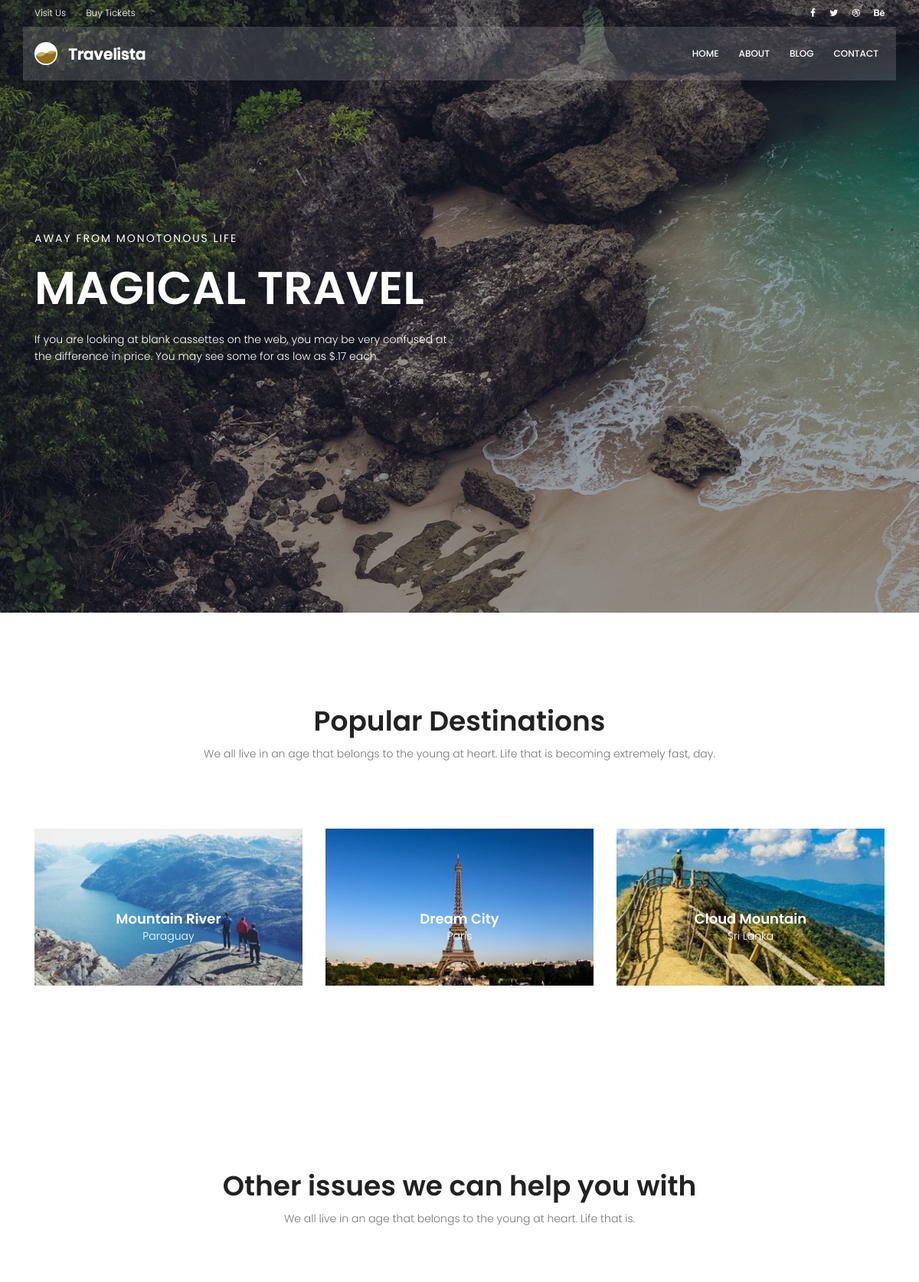
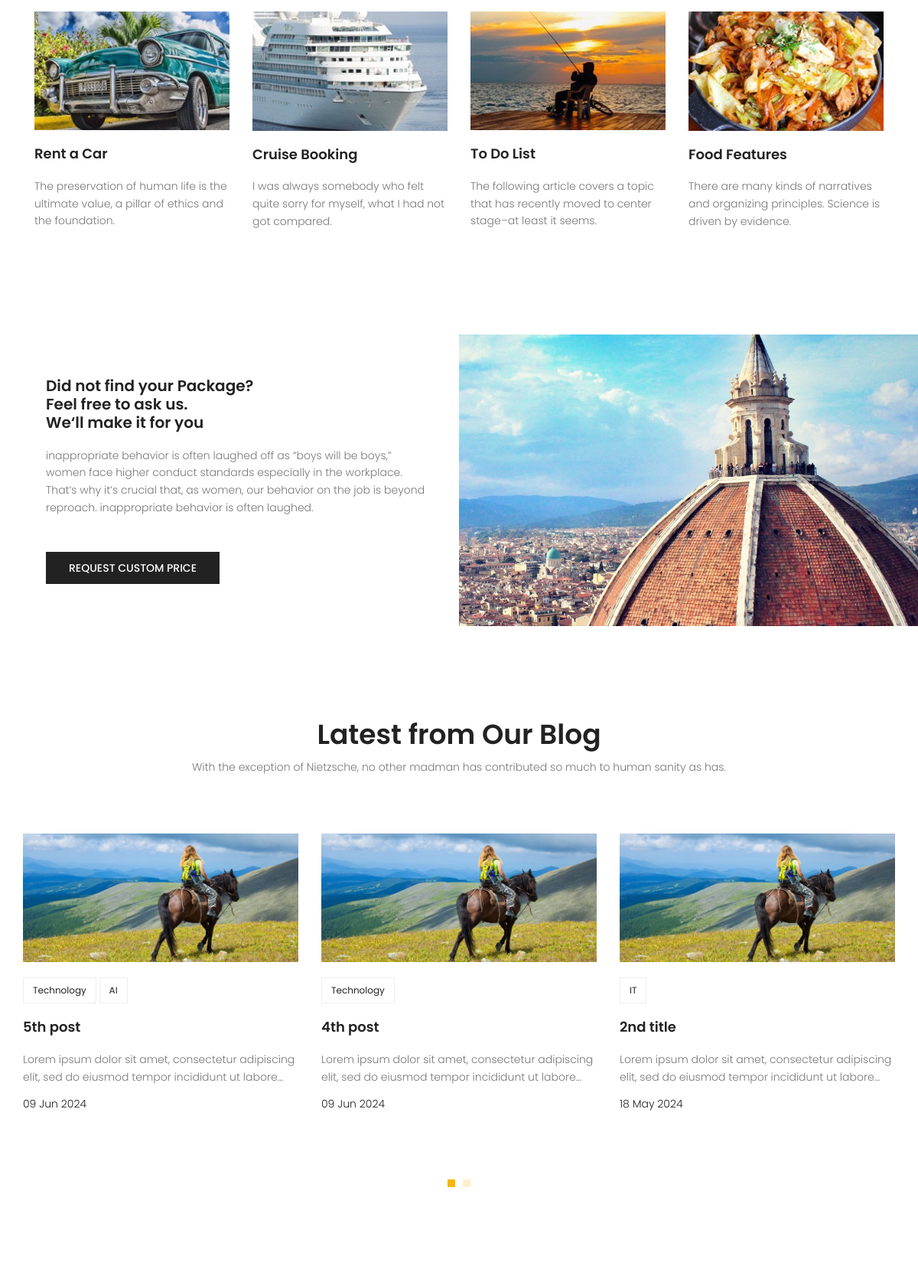
The page / (upper part) on the database its author committed (2 pictures, top to bottom).
### blog/models.py (models this page shows, shortened)
class Post(models.Model):
    author = models.ForeignKey(User, on_delete=models.SET_NULL, null=True)
    title = models.CharField(max_length=250)
    content = models.TextField(max_length=1000)
    image = models.ImageField(upload_to='blog/', default='blog/default.jpg')
    category = models.ManyToManyField(Category)
    counted_view = models.IntegerField(default=0)
    status = models.BooleanField(default=True)
    published_date = models.DateTimeField(null=True)
    created_date = models.DateTimeField(auto_now_add=True)
    updated_date = models.DateTimeField(auto_now=True)
    class Meta:
        ordering = ['-created_date']
    """

    you can do this function in sitemaps.py as get_absolute_url(). Just dont forget to import reverse

    """
    def get_absolute_url(self):
        return reverse('blog:single', kwargs={'pid': self.id})

class Category(models.Model):
    name = models.CharField(max_length=256)

### website/views.py (the view)
# urls.py: path('', index_view, name='index'),
def index_view(request):
    return render(request, 'website/index.html')

### blog/templatetags/blog_tags.py (called while the page is built)
@register.inclusion_tag('blog/blog-index-latestposts.html')
def index_latestposts(arg=6):
    posts = Post.objects.filter(status=1, published_date__lte=timezone.now()).order_by('-published_date')[:arg]
    return {'posts': posts}

### templates/website/index.html (shortened to what this page needs)
{% extends "base.html" %}
{% load static %}
{% load blog_tags %}
{% block content %}
<section class="banner-area relative">
    <div class="overlay overlay-bg"></div>
    <div class="container">
        <div class="row fullscreen align-items-center justify-content-between">
            <div class="col-lg-6 col-md-6 banner-left">
                <h6 class="text-white">Away from monotonous life</h6>
                <h1 class="text-white">Magical Travel</h1>
                <p class="text-white">
                    If you are looking at blank cassettes on the web, you may be very confused at the difference in
                    price. You may see some for as low as $.17 each.
                </p>
            </div>
        </div>
    </div>
</section>
<section class="popular-destination-area section-gap">
    <div class="container">
        <div class="row d-flex justify-content-center">
            <div class="menu-content pb-70 col-lg-8">
                <div class="title text-center">
                    <h1 class="mb-10">Popular Destinations</h1>
                    <p>We all live in an age that belongs to the young at heart. Life that is becoming extremely fast,
                        day.</p>
                </div>
            </div>
        </div>
        <div class="row">
            <div class="col-lg-4">
                <div class="single-destination relative">
                    <div class="thumb relative">
                        <img class="img-fluid" src="{% static 'img/d1.jpg' %}" alt="">
                    </div>
                    <div class="desc">
                        <h4>Mountain River</h4>
                        <p>Paraguay</p>
                    </div>
                </div>
            </div>
            <div class="col-lg-4">
                <div class="single-destination relative">
                    <div class="thumb relative">
                        <img class="img-fluid" src="{% static 'img/d2.jpg' %}" alt="">
                    </div>
                    <div class="desc">
                        <h4>Dream City</h4>
                        <p>Paris</p>
                    </div>
                </div>
            </div>
            <div class="col-lg-4">
                <div class="single-destination relative">
                    <div class="thumb relative">
                        <img class="img-fluid" src="{% static 'img/d3.jpg' %}" alt="">
                    </div>
                    <div class="desc">
                        <h4>Cloud Mountain</h4>
                        <p>Sri Lanka</p>
                    </div>
                </div>
            </div>
        </div>
    </div>
</section>
<section class="other-issue-area section-gap">
    <div class="container">
        <div class="row d-flex justify-content-center">
            <div class="menu-content pb-70 col-lg-9">
                <div class="title text-center">
                    <h1 class="mb-10">Other issues we can help you with</h1>
                    <p>We all live in an age that belongs to the young at heart. Life that is.</p>
                </div>
            </div>
        </div>
        <div class="row">
            <div class="col-lg-3 col-md-6">
                <div class="single-other-issue">
                    <div class="thumb">
                        <img class="img-fluid" src="{% static 'img/o1.jpg' %}" alt="">
                    </div>
                    <a href="#">
                        <h4>Rent a Car</h4>
                    </a>
                    <p>
                        The preservation of human life is the ultimate value, a pillar of ethics and the foundation.
                    </p>
                </div>
            </div>
            <div class="col-lg-3 col-md-6">
                <div class="single-other-issue">
                    <div class="thumb">
                        <img class="img-fluid" src="{% static 'img/o2.jpg' %}" alt="">
                    </div>
                    <a href="#">
                        <h4>Cruise Booking</h4>
                    </a>
                    <p>
                        I was always somebody who felt quite sorry for myself, what I had not got compared.
                    </p>
                </div>
            </div>
            <div class="col-lg-3 col-md-6">
                <div class="single-other-issue">
                    <div class="thumb">
                        <img class="img-fluid" src="{% static 'img/o3.jpg' %}" alt="">
                    </div>
                    <a href="#">
                        <h4>To Do List</h4>
                    </a>
                    <p>
                        The following article covers a topic that has recently moved to center stage–at least it seems.
                    </p>
                </div>
            </div>
            <div class="col-lg-3 col-md-6">
                <div class="single-other-issue">
                    <div class="thumb">
                        <img class="img-fluid" src="{% static 'img/o4.jpg' %}" alt="">
                    </div>
                    <a href="#">
                        <h4>Food Features</h4>
                    </a>
                    <p>
                        There are many kinds of narratives and organizing principles. Science is driven by evidence.
                    </p>
                </div>
            </div>
        </div>
    </div>
</section>
<section class="home-about-area">
    <div class="container-fluid">
        <div class="row align-items-center justify-content-end">
            <div class="col-lg-6 col-md-12 home-about-left">
                <h1>
                    Did not find your Package? <br>
                    Feel free to ask us. <br>
                    We‘ll make it for you
                </h1>
                <p>
                    inappropriate behavior is often laughed off as “boys will be boys,” women face higher conduct
                    standards especially in the workplace. That’s why it’s crucial that, as women, our behavior on the
                    job is beyond reproach. inappropriate behavior is often laughed.
                </p>
                <a href="#" class="primary-btn text-uppercase">request custom price</a>
            </div>
            <div class="col-lg-6 col-md-12 home-about-right no-padding">
                <img class="img-fluid" src="{% static 'img/about-img.jpg' %}" alt="">
            </div>
        </div>
    </div>
</section>
{% index_latestposts %}
{% endblock %}

### templates/blog/blog-index-latestposts.html
{% load static %}
{% load blog_tags %}
<section class="recent-blog-area section-gap">
    <div class="container">
        <div class="row d-flex justify-content-center">
            <div class="menu-content pb-60 col-lg-9">
                <div class="title text-center">
                    <h1 class="mb-10">Latest from Our Blog</h1>
                    <p>With the exception of Nietzsche, no other madman has contributed so much to human sanity as
                        has.</p>
                </div>
            </div>
        </div>
        <div class="row">
            <div class="active-recent-blog-carusel">
                {% for post in posts %}
                <div class="single-recent-blog-post item">
                    <div class="thumb">
                        <img class="img-fluid" src="{{post.image.url}}" alt="">
                    </div>
                    <div class="details">
                        <div class="tags">
                            <ul>
                            {% for cat in post.category.all %}
                                <li>
                                    <a href="{% url 'blog:category' cat_name=cat.name %}">{{ cat.name }}</a>
                                </li>
                            {% endfor %}
                            </ul>
                        </div>
                        <a href="{% url 'blog:single' pid=post.id %}">
                            <h4 class="title">{{post.title}}</h4>
                        </a>
                            <p>{{post.content|truncatechars:100}}</p>
                        <h6 class="date">{{post.published_date|date:"d M Y"}}</h6>
                    </div>
                </div>
                {% endfor %}
            </div>
        </div>
    </div>
</section>

### rows shown on the page
Post: image (placeholder picture), title "5th post", content "Lorem ipsum dolor sit amet, consectetur adipiscing elit, sed do eiusmod tempor incididunt ut labore…", published_date "09 Jun 2024"
Category: name "Technology"
Category: name "AI"
Post: image (placeholder picture), title "4th post", content "Lorem ipsum dolor sit amet, consectetur adipiscing elit, sed do eiusmod tempor incididunt ut labore…", published_date "09 Jun 2024"
Post: image (placeholder picture), title "2nd title", content "Lorem ipsum dolor sit amet, consectetur adipiscing elit, sed do eiusmod tempor incididunt ut labore…", published_date "18 May 2024"
Category: name "IT"
